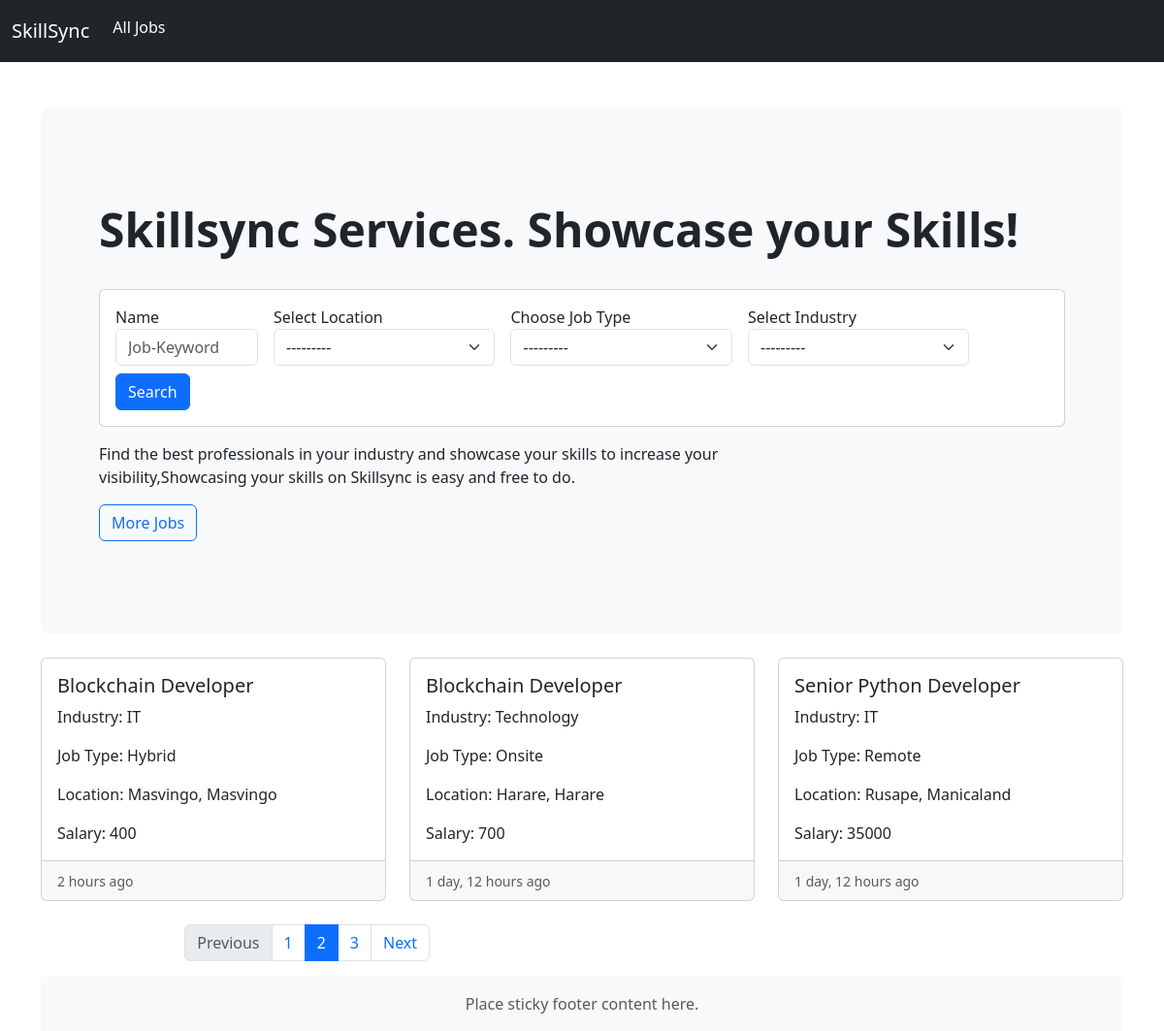
The page / on the database its author committed.
### job/models.py (models this page shows, shortened)
class Job(models.Model):
    job_type_choices = (
        ('Remote','Remote'),
        ('Onsite','Onsite'),
        ('Hybrid','Hybrid')
    )
    user = models.ForeignKey(User, on_delete = models.CASCADE)
    company = models.ForeignKey(Company, on_delete = models.CASCADE)
    title = models.CharField(max_length=100)
    city = models.CharField(max_length= 100)
    salary = models.PositiveIntegerField(default =35000 )
    requirements = models.TextField()
    ideal_candidate = models.TextField()
    is_available = models.BooleanField(default=True) # if job is available or not
    timestamp = models.DateTimeField(auto_now_add=True)
    industry = models.ForeignKey(Industry, on_delete = models.DO_NOTHING, null = True, blank = True)
    province = models.ForeignKey(Province, on_delete= models.DO_NOTHING, null = True, blank= True)
    job_type = models.CharField(max_length=20, choices = job_type_choices, null = True, blank = True)

class Industry(models.Model):
    name = models.CharField(max_length=100)
    def __str__(self):
        return self.name

class Province(models.Model):
    name = models.CharField(max_length=100)
    def __str__(self):
        return self.name

### website/views.py (the view)
# urls.py: 2. Add a URL to urlpatterns:  path('', views.home, name='home')
def home(request):
    filter = JobFilter(request.GET, queryset=Job.objects.filter(is_available=True).order_by('-timestamp'))
    context = {'filter':filter}
    return render(request, 'website/home.html', context)

### templates/website/home.html
{% extends 'base.html'%}
{% load humanize %}
{% load widget_tweaks %}
{% block content%}
<section>
    <div class="p-5 mb-4 bg-light rounded-3">
        <div class = "container-fluid py-5">
            <h2 class="display-5 fw-bold">Skillsync Services. Showcase your Skills!</h2> <br>
            <div class="card">
                <div class="card-body">
                    <form class="row gy-2 gx-3 align-items-center" method = "GET">
                        <div class="col-sm-2">
                            <label   for="autoSizingInput">Name</label>
                            {% render_field filter.form.title id="autoSizingInput"  class="form-control" placeholder="Job-Keyword"%}
                        </div>
                            <div class="col-sm-3">
                                <label  for="autoSizingSelect">Select Location</label>
                                {% render_field filter.form.province class="form-select" %}
                            </div>
                            <div class="col-sm-3">
                                <label for="autoSizingSelect">Choose Job Type</label>
                                {% render_field filter.form.job_type class="form-select" %}
                            </div>
                            <div class="col-sm-3">
                                <label  for="autoSizingSelect">Select Industry</label>
                                {% render_field filter.form.industry  class="form-select" %}
                            </div>
                        <div class="col-auto">
                            <button type="submit" class="btn btn-primary">Search</button>
                        </div>
                    </form>
                </div>
            </div>
            <p class="col-md-8 fs-6 mt-3">
                Find the best professionals in your industry and showcase your skills to increase your visibility,Showcasing your skills on Skillsync is easy and free to do.</p>
                <a href ="{% url 'job-listing' %}"class="btn btn-outline-primary">More Jobs</a>
        </div>
    </div>
</section>
<div class="row row-cols-1 row-cols-md-3 g-4">
    {% for job in filter.qs %}
    <div class="col">
        <div class="card h-100">
            <div class="card-body">
                <h5 class="card-title">{{job.title}}</h5>
                <p class="card-text">Industry: {{job.industry}}</p>
                <p class="card-text">Job Type: {{job.job_type}}</p>
                <p class="card-text">Location: {{job.city}}, {{job.province}}</p>
                <p class="card-text">Salary: {{job.salary}}</p>
            </div>
            <div class="card-footer">
                <small class ="text-muted">{{job.timestamp|naturaltime}}</small>
            </div>
        </div>
    </div>
    <br>
    {% endfor %}
<div class="row align-items-center">
    <div class="col-md-10 mx-auto col-lg-2 mt-4">
        <nav aria-label="...">
            <ul class ="pagination">
                <li class="page-item disabled"><a class="page-link" href="#" tabindex="-1">Previous</a></li>
                <li class="page-item"><a class="page-link" href="#">1</a></li>
                <li class="page-item active" aria-current="page">
                    <a class="page-link" href="#">2 </a>
                </li>
                <li class="page-item"><a class="page-link" href="#">3</a></li>
                <li class="page-item"><a class="page-link" href="#">Next</a></li>
            </ul>
        </nav>
    </div>
</div>
{% endblock content%}

### templates/base.html (shortened to what this page needs)
<!DOCTYPE html>
<html lang="en">
<head>
    <link rel="stylesheet" href="https://cdnjs.cloudflare.com/ajax/libs/font-awesome/5.15.4/css/all.min.css">
    <link href="https://cdn.jsdelivr.net/npm/bootstrap@5.3.2/dist/css/bootstrap.min.css" rel="stylesheet">
</head>
<body>
    <nav class="navbar navbar-expand-lg navbar-dark bg-dark">
        <div class="container-fluid">
            <a class="navbar-brand" href="{% url 'home'%}">SkillSync</a>
            <div class="collapse navbar-collapse" id="navbarSupportedContent" >
                {% if request.user.is_authenticated%}
                {% if request.user.is_applicant %}
                <ul class="navbar-nav me-auto mb-2 mb-lg0">
                    <li class="nav-item"><a class="nav-link active" aria-current="page" href="#">Home</a>
                    </li>
                    {% if request.user.has_resume%}
                    <li class="nav-item">
                        <a class="nav-link " href="{% url 'job-listing' %}">Apply to Jobs</a>
                    </li>
                    <li class="nav-item"><a class="nav-link active" aria-current="page" href="{% url 'applied-jobs' %}">Manage Job Applications</a>
                    </li>
                    {% else %}
                    <li class="nav-item">
                        <a class="nav-link " href="{% url 'update-resume' %}">Create Profile</a>
                    {% endif %}
                    <li class="nav-item">
                        <a class="nav-link disabled" href="a" tabindex="-1" aria-disabled="true">{{request.user.email}}</a>
                    </li>
                </ul>
                <a href="{%url 'logout'%}" class="btn btn-warning me-2 ">Logout</a>
                {% else  %}
                <ul class="navbar-nav me-auto mb-2 mb-lg0">
                    <li class="nav-item">
                        <a class="nav-link active" aria-current="page" href="{% url 'job-listing' %}">All Jobs</a>
                    </li>
                        </ul>
                {%endif%}
            </div>
        </div>
    </nav>
    <div class="container mt-5">
        {% block content%}
        {% endblock content%}
    </div>
<footer class="footer mt-auto py-3 bg-light">
    <div class="container-fluid text-center ">
      <span class="text-muted">Place sticky footer content here.</span>
    </div>
</footer>
</body>
</html>

### rows shown on the page
Job: title "Blockchain Developer", industry "IT", job_type "Hybrid", city "Masvingo", province "Masvingo", salary "400", timestamp "2 hours ago"
Job: title "Blockchain Developer", industry "Technology", job_type "Onsite", city "Harare", province "Harare", salary "700", timestamp "1 day, 12 hours ago"
Job: title "Senior Python Developer", industry "IT", job_type "Remote", city "Rusape", province "Manicaland", salary "35000", timestamp "1 day, 12 hours ago"
